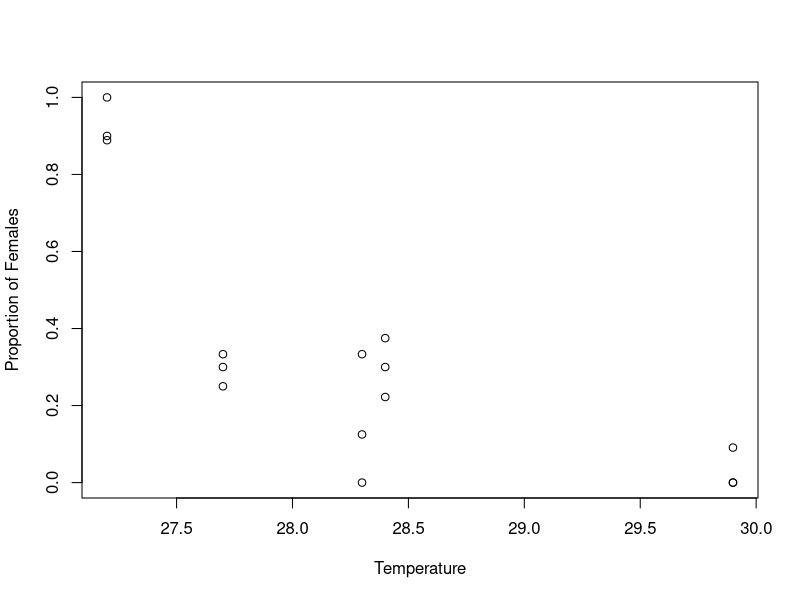
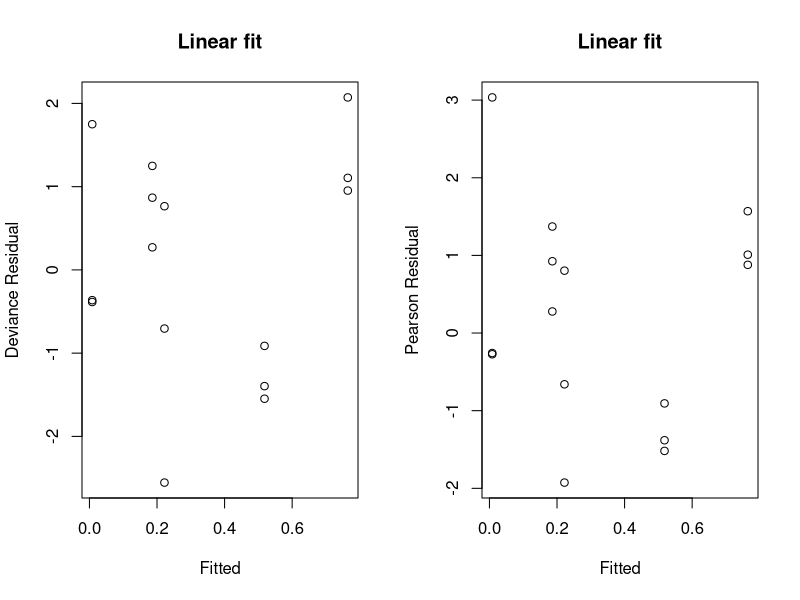
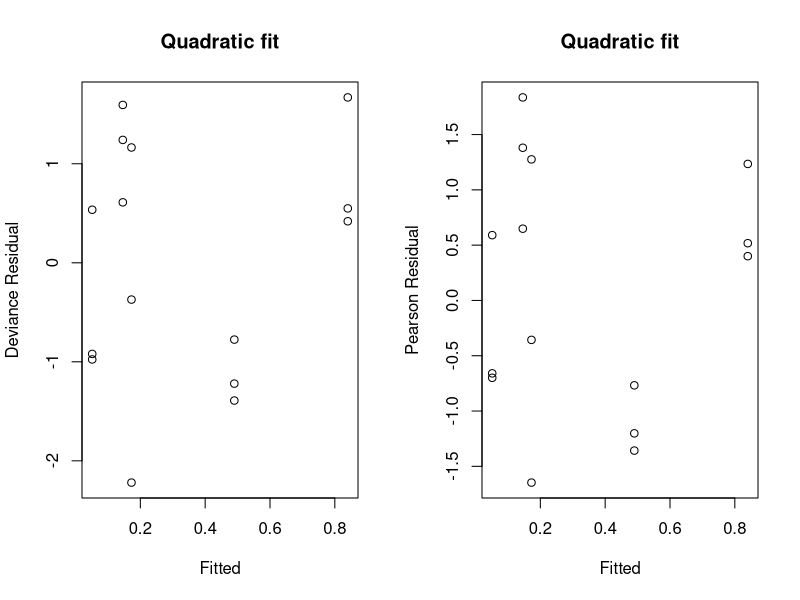
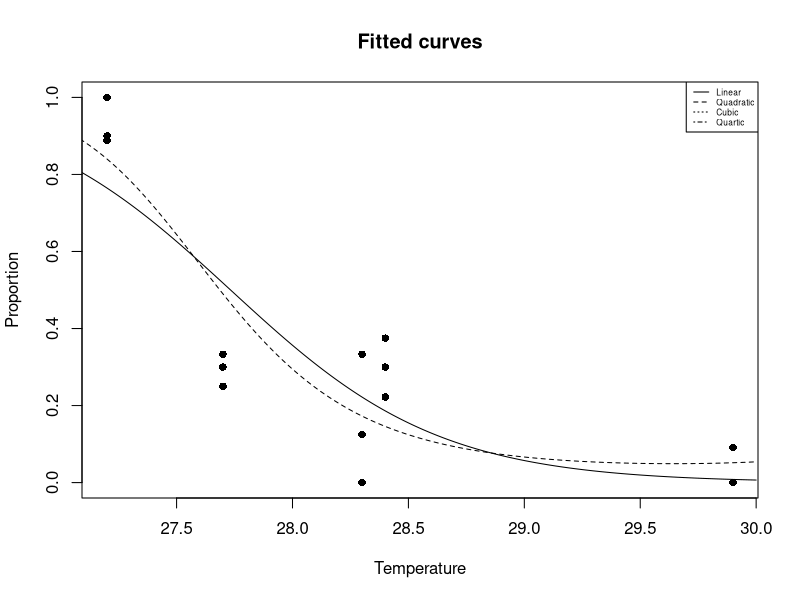

Recreate these plots in R, in order.
turtle<-read.table("week 5/turtle.txt", header=T)
plot(turtle$temp,turtle$female/(turtle$male+turtle$female),
     xlab="Temperature", ylab="Proportion of Females")
y = cbind(turtle$female, turtle$male)
fit1 <- glm(y ~ temp, data=turtle, family=binomial)
summary(fit1)
par(mfrow=c(1,2))
plot(fitted(fit1), resid(fit1, type="deviance"),
     xlab="Fitted", ylab="Deviance Residual", main="Linear fit")
plot(fitted(fit1), resid(fit1, type="pearson"),
     xlab="Fitted", ylab="Pearson Residual", main="Linear fit")
par(mfrow=c(1,1))
fit2 <- glm(y ~ poly(temp, 2), data=turtle, family=binomial)
summary(fit2)
anova(fit1, fit2, test="Chisq") 
par(mfrow=c(1,2))
plot(fitted(fit2), resid(fit2, type="deviance"),
     xlab="Fitted", ylab="Deviance Residual", main="Quadratic fit")
plot(fitted(fit2), resid(fit2, type="pearson"),
     xlab="Fitted", ylab="Pearson Residual", main="Quadratic fit")
par(mfrow=c(1,1))
tempstar <- seq(26, 30, 0.01)
newdata <- data.frame(temp = tempstar)
plot(turtle$temp, turtle$female/(turtle$male+turtle$female), pch=16,
     xlab="Temperature", ylab="Proportion", main="Fitted curves")
lines(tempstar, predict(fit1, newdata=newdata, type="response"), lty=1)
lines(tempstar, predict(fit2, newdata=newdata, type="response"), lty=2)
legend("topright", legend=c("Linear","Quadratic","Cubic", "Quartic"),
       lty=c(1,2,3,4), cex = 0.5)
